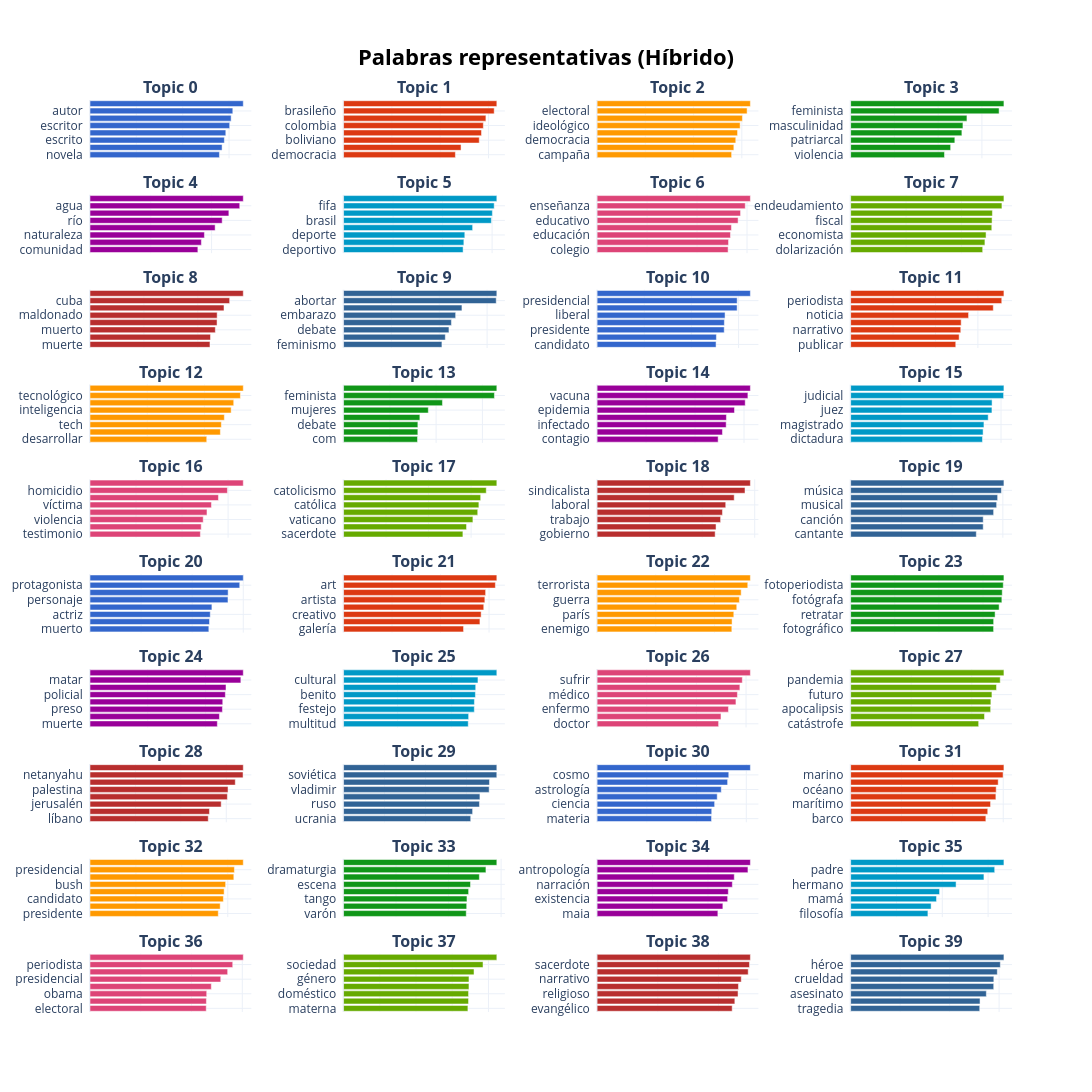

The cell this chart's notebook holds for it:
### Code cell
# Graficamos los 30 tópicos resultantes de la reducción automática
topicos_palabras(
    topic_model, 
    df, 
    topics_reducidos, 
    ruta_html=GRAFICOS_DIR / "01_barchart_topicos_30.html"
)

### Figure 1 — Plotly figure (JSON) as saved in the notebook; plotly's stock layout.template omitted (floating-point values rounded to 4 significant figures)
{"data": [{"hovertemplate": "<b>Término:</b> %{y}<br><b>Relevancia:</b> %{x:.3f}<extra></extra>", "marker": {"color": "#3366CC"}, "orientation": "h", "type": "bar", "x": [0.5585, 0.5699, 0.5798, 0.586, 0.6027, 0.609, 0.6162, 0.6614], "xaxis": "x", "y": ["novela  ", "libro  ", "escrito  ", "poeta  ", "escritor  ", "literatura  ", "autor  ", "literario  "], "yaxis": "y"}, {"hovertemplate": "<b>Término:</b> %{y}<br><b>Relevancia:</b> %{x:.3f}<extra></extra>", "marker": {"color": "#DC3912"}, "orientation": "h", "type": "bar", "x": [0.4627, 0.4862, 0.5615, 0.5708, 0.5784, 0.589, 0.6233, 0.6343], "xaxis": "x2", "y": ["democracia  ", "chile  ", "boliviano  ", "bolivia  ", "colombia  ", "venezuela  ", "brasileño  ", "brasil  "], "yaxis": "y2"}, {"hovertemplate": "<b>Término:</b> %{y}<br><b>Relevancia:</b> %{x:.3f}<extra></extra>", "marker": {"color": "#FF9900"}, "orientation": "h", "type": "bar", "x": [0.5578, 0.5669, 0.575, 0.5823, 0.593, 0.6025, 0.6219, 0.6355], "xaxis": "x3", "y": ["campaña  ", "electorado  ", "democracia  ", "democrático  ", "ideológico  ", "oposición  ", "electoral  ", "candidato  "], "yaxis": "y3"}, {"hovertemplate": "<b>Término:</b> %{y}<br><b>Relevancia:</b> %{x:.3f}<extra></extra>", "marker": {"color": "#109618"}, "orientation": "h", "type": "bar", "x": [0.4288, 0.457, 0.4762, 0.5085, 0.5133, 0.5315, 0.6785, 0.7006], "xaxis": "x4", "y": ["violencia  ", "opresión  ", "patriarcal  ", "machismo  ", "masculinidad  ", "patriarcado  ", "feminista  ", "feminismo  "], "yaxis": "y4"}, {"hovertemplate": "<b>Término:</b> %{y}<br><b>Relevancia:</b> %{x:.3f}<extra></extra>", "marker": {"color": "#990099"}, "orientation": "h", "type": "bar", "x": [0.3549, 0.3664, 0.3765, 0.4117, 0.4349, 0.4568, 0.4927, 0.5043], "xaxis": "x5", "y": ["comunidad  ", "climático  ", "naturaleza  ", "proyecto  ", "río  ", "ambiente  ", "agua  ", "ambiental  "], "yaxis": "y5"}, {"hovertemplate": "<b>Término:</b> %{y}<br><b>Relevancia:</b> %{x:.3f}<extra></extra>", "marker": {"color": "#0099C6"}, "orientation": "h", "type": "bar", "x": [0.4828, 0.4859, 0.4897, 0.5213, 0.597, 0.601, 0.6084, 0.619], "xaxis": "x6", "y": ["deportivo  ", "campeón  ", "deporte  ", "barcelona  ", "brasil  ", "fútbol  ", "fifa  ", "futbolista  "], "yaxis": "y6"}, {"hovertemplate": "<b>Término:</b> %{y}<br><b>Relevancia:</b> %{x:.3f}<extra></extra>", "marker": {"color": "#DD4477"}, "orientation": "h", "type": "bar", "x": [0.5243, 0.526, 0.5338, 0.5377, 0.5643, 0.5742, 0.593, 0.6135], "xaxis": "x7", "y": ["colegio  ", "docente  ", "educación  ", "enseñar  ", "educativo  ", "escolar  ", "enseñanza  ", "pedagógico  "], "yaxis": "y7"}, {"hovertemplate": "<b>Término:</b> %{y}<br><b>Relevancia:</b> %{x:.3f}<extra></extra>", "marker": {"color": "#66AA00"}, "orientation": "h", "type": "bar", "x": [0.4765, 0.4846, 0.4887, 0.5093, 0.5104, 0.5116, 0.5459, 0.5532], "xaxis": "x8", "y": ["dolarización  ", "inflación  ", "economista  ", "monetario  ", "fiscal  ", "déficit  ", "endeudamiento  ", "deuda  "], "yaxis": "y8"}, {"hovertemplate": "<b>Término:</b> %{y}<br><b>Relevancia:</b> %{x:.3f}<extra></extra>", "marker": {"color": "#B82E2E"}, "orientation": "h", "type": "bar", "x": [0.4452, 0.4472, 0.4651, 0.4714, 0.4718, 0.4972, 0.5182, 0.5688], "xaxis": "x9", "y": ["muerte  ", "santiago  ", "muerto  ", "carlos  ", "maldonado  ", "chile  ", "cuba  ", "cubano  "], "yaxis": "y9"}, {"hovertemplate": "<b>Término:</b> %{y}<br><b>Relevancia:</b> %{x:.3f}<extra></extra>", "marker": {"color": "#316395"}, "orientation": "h", "type": "bar", "x": [0.4111, 0.4253, 0.4405, 0.4509, 0.4685, 0.4948, 0.6381, 0.6407], "xaxis": "x10", "y": ["feminismo  ", "maternidad  ", "debate  ", "embarazado  ", "embarazo  ", "anticonceptivo  ", "abortar  ", "aborto  "], "yaxis": "y10"}, {"hovertemplate": "<b>Término:</b> %{y}<br><b>Relevancia:</b> %{x:.3f}<extra></extra>", "marker": {"color": "#3366CC"}, "orientation": "h", "type": "bar", "x": [0.5046, 0.506, 0.5391, 0.5397, 0.5427, 0.5938, 0.5941, 0.6501], "xaxis": "x11", "y": ["candidato  ", "campaña  ", "presidente  ", "democracia  ", "liberal  ", "dictadura  ", "presidencial  ", "libertario  "], "yaxis": "y11"}, {"hovertemplate": "<b>Término:</b> %{y}<br><b>Relevancia:</b> %{x:.3f}<extra></extra>", "marker": {"color": "#DC3912"}, "orientation": "h", "type": "bar", "x": [0.4956, 0.5116, 0.5193, 0.5212, 0.5561, 0.6726, 0.7125, 0.7228], "xaxis": "x12", "y": ["publicar  ", "news  ", "narrativo  ", "periodismo  ", "noticia  ", "mediático  ", "periodista  ", "periodístico  "], "yaxis": "y12"}, {"hovertemplate": "<b>Término:</b> %{y}<br><b>Relevancia:</b> %{x:.3f}<extra></extra>", "marker": {"color": "#FF9900"}, "orientation": "h", "type": "bar", "x": [0.408, 0.4556, 0.4591, 0.4695, 0.4934, 0.5023, 0.5257, 0.5357], "xaxis": "x13", "y": ["desarrollar  ", "inteligente  ", "tech  ", "futuro  ", "inteligencia  ", "tecnología  ", "tecnológico  ", "innovación  "], "yaxis": "y13"}, {"hovertemplate": "<b>Término:</b> %{y}<br><b>Relevancia:</b> %{x:.3f}<extra></extra>", "marker": {"color": "#109618"}, "orientation": "h", "type": "bar", "x": [0.3197, 0.321, 0.3212, 0.3299, 0.3663, 0.4275, 0.652, 0.6625], "xaxis": "x14", "y": ["com  ", "patriarcal  ", "debate  ", "agenda  ", "mujeres  ", "democracia  ", "feminista  ", "feminismo  "], "yaxis": "y14"}, {"hovertemplate": "<b>Término:</b> %{y}<br><b>Relevancia:</b> %{x:.3f}<extra></extra>", "marker": {"color": "#990099"}, "orientation": "h", "type": "bar", "x": [0.4943, 0.5119, 0.5272, 0.5282, 0.5611, 0.605, 0.6159, 0.626], "xaxis": "x15", "y": ["contagio  ", "coronavirus  ", "infectado  ", "pandemia  ", "epidemia  ", "vacunación  ", "vacuna  ", "vacunar  "], "yaxis": "y15"}, {"hovertemplate": "<b>Término:</b> %{y}<br><b>Relevancia:</b> %{x:.3f}<extra></extra>", "marker": {"color": "#0099C6"}, "orientation": "h", "type": "bar", "x": [0.5259, 0.5285, 0.5318, 0.5488, 0.5637, 0.5643, 0.6103, 0.6116], "xaxis": "x16", "y": ["dictadura  ", "sentencia  ", "magistrado  ", "condena  ", "juez  ", "tribunal  ", "judicial  ", "justicia  "], "yaxis": "y16"}, {"hovertemplate": "<b>Término:</b> %{y}<br><b>Relevancia:</b> %{x:.3f}<extra></extra>", "marker": {"color": "#DD4477"}, "orientation": "h", "type": "bar", "x": [0.4797, 0.4833, 0.4919, 0.5083, 0.5278, 0.5581, 0.5971, 0.666], "xaxis": "x17", "y": ["testimonio  ", "comisaría  ", "violencia  ", "condena  ", "víctima  ", "condenar  ", "homicidio  ", "asesino  "], "yaxis": "y17"}, {"hovertemplate": "<b>Término:</b> %{y}<br><b>Relevancia:</b> %{x:.3f}<extra></extra>", "marker": {"color": "#66AA00"}, "orientation": "h", "type": "bar", "x": [0.5615, 0.5786, 0.6085, 0.6313, 0.6367, 0.6451, 0.6713, 0.7211], "xaxis": "x18", "y": ["sacerdote  ", "jesuita  ", "vaticano  ", "católico  ", "católica  ", "arzobispo  ", "catolicismo  ", "papal  "], "yaxis": "y18"}, {"hovertemplate": "<b>Término:</b> %{y}<br><b>Relevancia:</b> %{x:.3f}<extra></extra>", "marker": {"color": "#B82E2E"}, "orientation": "h", "type": "bar", "x": [0.4493, 0.4528, 0.4701, 0.4772, 0.4896, 0.5219, 0.563, 0.5835], "xaxis": "x19", "y": ["gobierno  ", "sindical  ", "trabajo  ", "desempleo  ", "laboral  ", "reforma  ", "sindicalista  ", "sindicalismo  "], "yaxis": "y19"}, {"hovertemplate": "<b>Término:</b> %{y}<br><b>Relevancia:</b> %{x:.3f}<extra></extra>", "marker": {"color": "#316395"}, "orientation": "h", "type": "bar", "x": [0.4953, 0.5224, 0.5225, 0.5635, 0.5754, 0.5793, 0.5944, 0.6042], "xaxis": "x20", "y": ["cantante  ", "solista  ", "canción  ", "músico  ", "musical  ", "melodía  ", "música  ", "music  "], "yaxis": "y20"}, {"hovertemplate": "<b>Término:</b> %{y}<br><b>Relevancia:</b> %{x:.3f}<extra></extra>", "marker": {"color": "#3366CC"}, "orientation": "h", "type": "bar", "x": [0.4652, 0.4678, 0.4708, 0.4772, 0.5402, 0.5408, 0.5862, 0.6001], "xaxis": "x21", "y": ["muerto  ", "libro  ", "actriz  ", "morir  ", "personaje  ", "película  ", "protagonista  ", "ficción  "], "yaxis": "y21"}, {"hovertemplate": "<b>Término:</b> %{y}<br><b>Relevancia:</b> %{x:.3f}<extra></extra>", "marker": {"color": "#DC3912"}, "orientation": "h", "type": "bar", "x": [0.4949, 0.5624, 0.5674, 0.5782, 0.5827, 0.5859, 0.6261, 0.6321], "xaxis": "x22", "y": ["galería  ", "estético  ", "creativo  ", "artístico  ", "artista  ", "estética  ", "art  ", "arte  "], "yaxis": "y22"}, {"hovertemplate": "<b>Término:</b> %{y}<br><b>Relevancia:</b> %{x:.3f}<extra></extra>", "marker": {"color": "#FF9900"}, "orientation": "h", "type": "bar", "x": [0.4591, 0.4599, 0.4658, 0.4758, 0.4847, 0.4909, 0.5134, 0.5223], "xaxis": "x23", "y": ["enemigo  ", "europea  ", "parís  ", "terrorismo  ", "guerra  ", "europa  ", "terrorista  ", "siria  "], "yaxis": "y23"}, {"hovertemplate": "<b>Término:</b> %{y}<br><b>Relevancia:</b> %{x:.3f}<extra></extra>", "marker": {"color": "#109618"}, "orientation": "h", "type": "bar", "x": [0.648, 0.6482, 0.6548, 0.6731, 0.6855, 0.6872, 0.6918, 0.6949], "xaxis": "x24", "y": ["fotográfico  ", "fotografía  ", "retratar  ", "fotografiar  ", "fotógrafa  ", "fotógrafo  ", "fotoperiodista  ", "fotoperiodismo  "], "yaxis": "y24"}, {"hovertemplate": "<b>Término:</b> %{y}<br><b>Relevancia:</b> %{x:.3f}<extra></extra>", "marker": {"color": "#990099"}, "orientation": "h", "type": "bar", "x": [0.4412, 0.4485, 0.4588, 0.46, 0.469, 0.4712, 0.5227, 0.5311], "xaxis": "x25", "y": ["muerte  ", "policía  ", "preso  ", "morir  ", "policial  ", "detenido  ", "matar  ", "asesinato  "], "yaxis": "y25"}, {"hovertemplate": "<b>Término:</b> %{y}<br><b>Relevancia:</b> %{x:.3f}<extra></extra>", "marker": {"color": "#0099C6"}, "orientation": "h", "type": "bar", "x": [0.4614, 0.4629, 0.4839, 0.4843, 0.488, 0.489, 0.4974, 0.5672], "xaxis": "x26", "y": ["multitud  ", "hombre  ", "festejo  ", "charrúa  ", "benito  ", "cultura  ", "cultural  ", "pueblo  "], "yaxis": "y26"}, {"hovertemplate": "<b>Término:</b> %{y}<br><b>Relevancia:</b> %{x:.3f}<extra></extra>", "marker": {"color": "#DD4477"}, "orientation": "h", "type": "bar", "x": [0.4895, 0.4991, 0.5291, 0.5593, 0.5652, 0.5751, 0.5849, 0.6175], "xaxis": "x27", "y": ["doctor  ", "clínico  ", "enfermo  ", "médica  ", "médico  ", "hospital  ", "sufrir  ", "paciente  "], "yaxis": "y27"}, {"hovertemplate": "<b>Término:</b> %{y}<br><b>Relevancia:</b> %{x:.3f}<extra></extra>", "marker": {"color": "#66AA00"}, "orientation": "h", "type": "bar", "x": [0.4229, 0.4421, 0.4625, 0.4632, 0.4667, 0.4818, 0.4941, 0.5063], "xaxis": "x28", "y": ["catástrofe  ", "teoría  ", "apocalipsis  ", "pensamiento  ", "futuro  ", "crisis  ", "pandemia  ", "filósofo  "], "yaxis": "y28"}, {"hovertemplate": "<b>Término:</b> %{y}<br><b>Relevancia:</b> %{x:.3f}<extra></extra>", "marker": {"color": "#B82E2E"}, "orientation": "h", "type": "bar", "x": [0.5207, 0.526, 0.5776, 0.6049, 0.6078, 0.6396, 0.6739, 0.6749], "xaxis": "x29", "y": ["líbano  ", "holocausto  ", "jerusalén  ", "palestino  ", "palestina  ", "israelí  ", "netanyahu  ", "israel  "], "yaxis": "y29"}, {"hovertemplate": "<b>Término:</b> %{y}<br><b>Relevancia:</b> %{x:.3f}<extra></extra>", "marker": {"color": "#316395"}, "orientation": "h", "type": "bar", "x": [0.6209, 0.6302, 0.6636, 0.6659, 0.7109, 0.7125, 0.7483, 0.7484], "xaxis": "x30", "y": ["ucrania  ", "stalin  ", "ruso  ", "kremlin  ", "vladimir  ", "rusia  ", "soviética  ", "soviético  "], "yaxis": "y30"}, {"hovertemplate": "<b>Término:</b> %{y}<br><b>Relevancia:</b> %{x:.3f}<extra></extra>", "marker": {"color": "#3366CC"}, "orientation": "h", "type": "bar", "x": [0.4602, 0.461, 0.4727, 0.483, 0.4993, 0.5249, 0.5295, 0.6164], "xaxis": "x31", "y": ["materia  ", "teoría  ", "ciencia  ", "científico  ", "astrología  ", "universo  ", "cosmo  ", "astrónomo  "], "yaxis": "y31"}, {"hovertemplate": "<b>Término:</b> %{y}<br><b>Relevancia:</b> %{x:.3f}<extra></extra>", "marker": {"color": "#DC3912"}, "orientation": "h", "type": "bar", "x": [0.5316, 0.5391, 0.5501, 0.571, 0.5723, 0.5802, 0.5994, 0.6027], "xaxis": "x32", "y": ["barco  ", "embarcación  ", "marítimo  ", "naval  ", "océano  ", "naufragio  ", "marino  ", "submarino  "], "yaxis": "y32"}, {"hovertemplate": "<b>Término:</b> %{y}<br><b>Relevancia:</b> %{x:.3f}<extra></extra>", "marker": {"color": "#FF9900"}, "orientation": "h", "type": "bar", "x": [0.5587, 0.567, 0.5809, 0.5843, 0.5907, 0.6264, 0.629, 0.6676], "xaxis": "x33", "y": ["presidente  ", "electoral  ", "candidato  ", "demócrata  ", "bush  ", "trump  ", "presidencial  ", "republicano  "], "yaxis": "y33"}, {"hovertemplate": "<b>Término:</b> %{y}<br><b>Relevancia:</b> %{x:.3f}<extra></extra>", "marker": {"color": "#109618"}, "orientation": "h", "type": "bar", "x": [0.4673, 0.469, 0.4701, 0.4763, 0.4836, 0.5172, 0.5423, 0.5838], "xaxis": "x34", "y": ["varón  ", "personaje  ", "tango  ", "artístico  ", "escena  ", "bailarina  ", "dramaturgia  ", "bailarín  "], "yaxis": "y34"}, {"hovertemplate": "<b>Término:</b> %{y}<br><b>Relevancia:</b> %{x:.3f}<extra></extra>", "marker": {"color": "#990099"}, "orientation": "h", "type": "bar", "x": [0.4358, 0.4538, 0.4711, 0.4735, 0.4881, 0.4951, 0.5444, 0.5532], "xaxis": "x35", "y": ["maia  ", "extinción  ", "existencia  ", "ficción  ", "narración  ", "explorador  ", "antropología  ", "selva  "], "yaxis": "y35"}, {"hovertemplate": "<b>Término:</b> %{y}<br><b>Relevancia:</b> %{x:.3f}<extra></extra>", "marker": {"color": "#0099C6"}, "orientation": "h", "type": "bar", "x": [0.3373, 0.3512, 0.3749, 0.3882, 0.4603, 0.5819, 0.6289, 0.6692], "xaxis": "x36", "y": ["filosofía  ", "filosofar  ", "mamá  ", "hombre  ", "hermano  ", "abuelo  ", "padre  ", "papá  "], "yaxis": "y36"}, {"hovertemplate": "<b>Término:</b> %{y}<br><b>Relevancia:</b> %{x:.3f}<extra></extra>", "marker": {"color": "#DD4477"}, "orientation": "h", "type": "bar", "x": [0.4579, 0.4586, 0.4598, 0.4779, 0.5151, 0.5424, 0.5623, 0.6039], "xaxis": "x37", "y": ["electoral  ", "ideológico  ", "obama  ", "trump  ", "presidencial  ", "noticia  ", "periodista  ", "periodístico  "], "yaxis": "y37"}, {"hovertemplate": "<b>Término:</b> %{y}<br><b>Relevancia:</b> %{x:.3f}<extra></extra>", "marker": {"color": "#66AA00"}, "orientation": "h", "type": "bar", "x": [0.3433, 0.345, 0.3451, 0.3462, 0.3462, 0.3602, 0.3851, 0.4232], "xaxis": "x38", "y": ["materna  ", "mujer  ", "doméstico  ", "desigualdad  ", "género  ", "maternal  ", "sociedad  ", "maternidad  "], "yaxis": "y38"}, {"hovertemplate": "<b>Término:</b> %{y}<br><b>Relevancia:</b> %{x:.3f}<extra></extra>", "marker": {"color": "#B82E2E"}, "orientation": "h", "type": "bar", "x": [0.4453, 0.454, 0.4646, 0.4659, 0.4752, 0.4981, 0.5022, 0.5053], "xaxis": "x39", "y": ["evangélico  ", "protagonista  ", "religioso  ", "narración  ", "narrativo  ", "melodrama  ", "sacerdote  ", "ficción  "], "yaxis": "y39"}, {"hovertemplate": "<b>Término:</b> %{y}<br><b>Relevancia:</b> %{x:.3f}<extra></extra>", "marker": {"color": "#316395"}, "orientation": "h", "type": "bar", "x": [0.5217, 0.523, 0.5485, 0.5783, 0.5788, 0.5928, 0.605, 0.6196], "xaxis": "x40", "y": ["tragedia  ", "matar  ", "asesinato  ", "superhéroe  ", "crueldad  ", "asesinar  ", "héroe  ", "asesino  "], "yaxis": "y40"}], "layout": {"annotations": [{"font": {"size": 16}, "showarrow": false, "text": "<b>Topic 0</b>", "x": 0.0875, "xanchor": "center", "xref": "paper", "y": 1, "yanchor": "bottom", "yref": "paper"}, {"font": {"size": 16}, "showarrow": false, "text": "<b>Topic 1</b>", "x": 0.3625, "xanchor": "center", "xref": "paper", "y": 1, "yanchor": "bottom", "yref": "paper"}, {"font": {"size": 16}, "showarrow": false, "text": "<b>Topic 2</b>", "x": 0.6375, "xanchor": "center", "xref": "paper", "y": 1, "yanchor": "bottom", "yref": "paper"}, {"font": {"size": 16}, "showarrow": false, "text": "<b>Topic 3</b>", "x": 0.9125, "xanchor": "center", "xref": "paper", "y": 1, "yanchor": "bottom", "yref": "paper"}, {"font": {"size": 16}, "showarrow": false, "text": "<b>Topic 4</b>", "x": 0.0875, "xanchor": "center", "xref": "paper", "y": 0.896, "yanchor": "bottom", "yref": "paper"}, {"font": {"size": 16}, "showarrow": false, "text": "<b>Topic 5</b>", "x": 0.3625, "xanchor": "center", "xref": "paper", "y": 0.896, "yanchor": "bottom", "yref": "paper"}, {"font": {"size": 16}, "showarrow": false, "text": "<b>Topic 6</b>", "x": 0.6375, "xanchor": "center", "xref": "paper", "y": 0.896, "yanchor": "bottom", "yref": "paper"}, {"font": {"size": 16}, "showarrow": false, "text": "<b>Topic 7</b>", "x": 0.9125, "xanchor": "center", "xref": "paper", "y": 0.896, "yanchor": "bottom", "yref": "paper"}, {"font": {"size": 16}, "showarrow": false, "text": "<b>Topic 8</b>", "x": 0.0875, "xanchor": "center", "xref": "paper", "y": 0.792, "yanchor": "bottom", "yref": "paper"}, {"font": {"size": 16}, "showarrow": false, "text": "<b>Topic 9</b>", "x": 0.3625, "xanchor": "center", "xref": "paper", "y": 0.792, "yanchor": "bottom", "yref": "paper"}, {"font": {"size": 16}, "showarrow": false, "text": "<b>Topic 10</b>", "x": 0.6375, "xanchor": "center", "xref": "paper", "y": 0.792, "yanchor": "bottom", "yref": "paper"}, {"font": {"size": 16}, "showarrow": false, "text": "<b>Topic 11</b>", "x": 0.9125, "xanchor": "center", "xref": "paper", "y": 0.792, "yanchor": "bottom", "yref": "paper"}, {"font": {"size": 16}, "showarrow": false, "text": "<b>Topic 12</b>", "x": 0.0875, "xanchor": "center", "xref": "paper", "y": 0.688, "yanchor": "bottom", "yref": "paper"}, {"font": {"size": 16}, "showarrow": false, "text": "<b>Topic 13</b>", "x": 0.3625, "xanchor": "center", "xref": "paper", "y": 0.688, "yanchor": "bottom", "yref": "paper"}, {"font": {"size": 16}, "showarrow": false, "text": "<b>Topic 14</b>", "x": 0.6375, "xanchor": "center", "xref": "paper", "y": 0.688, "yanchor": "bottom", "yref": "paper"}, {"font": {"size": 16}, "showarrow": false, "text": "<b>Topic 15</b>", "x": 0.9125, "xanchor": "center", "xref": "paper", "y": 0.688, "yanchor": "bottom", "yref": "paper"}, {"font": {"size": 16}, "showarrow": false, "text": "<b>Topic 16</b>", "x": 0.0875, "xanchor": "center", "xref": "paper", "y": 0.584, "yanchor": "bottom", "yref": "paper"}, {"font": {"size": 16}, "showarrow": false, "text": "<b>Topic 17</b>", "x": 0.3625, "xanchor": "center", "xref": "paper", "y": 0.584, "yanchor": "bottom", "yref": "paper"}, {"font": {"size": 16}, "showarrow": false, "text": "<b>Topic 18</b>", "x": 0.6375, "xanchor": "center", "xref": "paper", "y": 0.584, "yanchor": "bottom", "yref": "paper"}, {"font": {"size": 16}, "showarrow": false, "text": "<b>Topic 19</b>", "x": 0.9125, "xanchor": "center", "xref": "paper", "y": 0.584, "yanchor": "bottom", "yref": "paper"}, {"font": {"size": 16}, "showarrow": false, "text": "<b>Topic 20</b>", "x": 0.0875, "xanchor": "center", "xref": "paper", "y": 0.48, "yanchor": "bottom", "yref": "paper"}, {"font": {"size": 16}, "showarrow": false, "text": "<b>Topic 21</b>", "x": 0.3625, "xanchor": "center", "xref": "paper", "y": 0.48, "yanchor": "bottom", "yref": "paper"}, {"font": {"size": 16}, "showarrow": false, "text": "<b>Topic 22</b>", "x": 0.6375, "xanchor": "center", "xref": "paper", "y": 0.48, "yanchor": "bottom", "yref": "paper"}, {"font": {"size": 16}, "showarrow": false, "text": "<b>Topic 23</b>", "x": 0.9125, "xanchor": "center", "xref": "paper", "y": 0.48, "yanchor": "bottom", "yref": "paper"}, {"font": {"size": 16}, "showarrow": false, "text": "<b>Topic 24</b>", "x": 0.0875, "xanchor": "center", "xref": "paper", "y": 0.376, "yanchor": "bottom", "yref": "paper"}, {"font": {"size": 16}, "showarrow": false, "text": "<b>Topic 25</b>", "x": 0.3625, "xanchor": "center", "xref": "paper", "y": 0.376, "yanchor": "bottom", "yref": "paper"}, {"font": {"size": 16}, "showarrow": false, "text": "<b>Topic 26</b>", "x": 0.6375, "xanchor": "center", "xref": "paper", "y": 0.376, "yanchor": "bottom", "yref": "paper"}, {"font": {"size": 16}, "showarrow": false, "text": "<b>Topic 27</b>", "x": 0.9125, "xanchor": "center", "xref": "paper", "y": 0.376, "yanchor": "bottom", "yref": "paper"}, {"font": {"size": 16}, "showarrow": false, "text": "<b>Topic 28</b>", "x": 0.0875, "xanchor": "center", "xref": "paper", "y": 0.272, "yanchor": "bottom", "yref": "paper"}, {"font": {"size": 16}, "showarrow": false, "text": "<b>Topic 29</b>", "x": 0.3625, "xanchor": "center", "xref": "paper", "y": 0.272, "yanchor": "bottom", "yref": "paper"}, {"font": {"size": 16}, "showarrow": false, "text": "<b>Topic 30</b>", "x": 0.6375, "xanchor": "center", "xref": "paper", "y": 0.272, "yanchor": "bottom", "yref": "paper"}, {"font": {"size": 16}, "showarrow": false, "text": "<b>Topic 31</b>", "x": 0.9125, "xanchor": "center", "xref": "paper", "y": 0.272, "yanchor": "bottom", "yref": "paper"}, {"font": {"size": 16}, "showarrow": false, "text": "<b>Topic 32</b>", "x": 0.0875, "xanchor": "center", "xref": "paper", "y": 0.168, "yanchor": "bottom", "yref": "paper"}, {"font": {"size": 16}, "showarrow": false, "text": "<b>Topic 33</b>", "x": 0.3625, "xanchor": "center", "xref": "paper", "y": 0.168, "yanchor": "bottom", "yref": "paper"}, {"font": {"size": 16}, "showarrow": false, "text": "<b>Topic 34</b>", "x": 0.6375, "xanchor": "center", "xref": "paper", "y": 0.168, "yanchor": "bottom", "yref": "paper"}, {"font": {"size": 16}, "showarrow": false, "text": "<b>Topic 35</b>", "x": 0.9125, "xanchor": "center", "xref": "paper", "y": 0.168, "yanchor": "bottom", "yref": "paper"}, {"font": {"size": 16}, "showarrow": false, "text": "<b>Topic 36</b>", "x": 0.0875, "xanchor": "center", "xref": "paper", "y": 0.064, "yanchor": "bottom", "yref": "paper"}, {"font": {"size": 16}, "showarrow": false, "text": "<b>Topic 37</b>", "x": 0.3625, "xanchor": "center", "xref": "paper", "y": 0.064, "yanchor": "bottom", "yref": "paper"}, {"font": {"size": 16}, "showarrow": false, "text": "<b>Topic 38</b>", "x": 0.6375, "xanchor": "center", "xref": "paper", "y": 0.064, "yanchor": "bottom", "yref": "paper"}, {"font": {"size": 16}, "showarrow": false, "text": "<b>Topic 39</b>", "x": 0.9125, "xanchor": "center", "xref": "paper", "y": 0.064, "yanchor": "bottom", "yref": "paper"}], "height": 3000, "hoverlabel": {"bgcolor": "white", "font": {"family": "Rockwell", "size": 16}}, "paper_bgcolor": "#ffffff", "plot_bgcolor": "rgba(0,0,0,0)", "showlegend": false, "title": {"font": {"color": "Black", "size": 22}, "text": "<b>Palabras representativas (Híbrido)</b>", "x": 0.5, "xanchor": "center", "yanchor": "top"}, "width": 1300, "xaxis": {"anchor": "y", "domain": [0, 0.175], "showgrid": true, "showticklabels": false, "title": {"text": ""}}, "xaxis10": {"anchor": "y10", "domain": [0.275, 0.45], "showgrid": true, "showticklabels": false, "title": {"text": ""}}, "xaxis11": {"anchor": "y11", "domain": [0.55, 0.725], "showgrid": true, "showticklabels": false, "title": {"text": ""}}, "xaxis12": {"anchor": "y12", "domain": [0.825, 1], "showgrid": true, "showticklabels": false, "title": {"text": ""}}, "xaxis13": {"anchor": "y13", "domain": [0, 0.175], "showgrid": true, "showticklabels": false, "title": {"text": ""}}, "xaxis14": {"anchor": "y14", "domain": [0.275, 0.45], "showgrid": true, "showticklabels": false, "title": {"text": ""}}, "xaxis15": {"anchor": "y15", "domain": [0.55, 0.725], "showgrid": true, "showticklabels": false, "title": {"text": ""}}, "xaxis16": {"anchor": "y16", "domain": [0.825, 1], "showgrid": true, "showticklabels": false, "title": {"text": ""}}, "xaxis17": {"anchor": "y17", "domain": [0, 0.175], "showgrid": true, "showticklabels": false, "title": {"text": ""}}, "xaxis18": {"anchor": "y18", "domain": [0.275, 0.45], "showgrid": true, "showticklabels": false, "title": {"text": ""}}, "xaxis19": {"anchor": "y19", "domain": [0.55, 0.725], "showgrid": true, "showticklabels": false, "title": {"text": ""}}, "xaxis2": {"anchor": "y2", "domain": [0.275, 0.45], "showgrid": true, "showticklabels": false, "title": {"text": ""}}, "xaxis20": {"anchor": "y20", "domain": [0.825, 1], "showgrid": true, "showticklabels": false, "title": {"text": ""}}, "xaxis21": {"anchor": "y21", "domain": [0, 0.175], "showgrid": true, "showticklabels": false, "title": {"text": ""}}, "xaxis22": {"anchor": "y22", "domain": [0.275, 0.45], "showgrid": true, "showticklabels": false, "title": {"text": ""}}, "xaxis23": {"anchor": "y23", "domain": [0.55, 0.725], "showgrid": true, "showticklabels": false, "title": {"text": ""}}, "xaxis24": {"anchor": "y24", "domain": [0.825, 1], "showgrid": true, "showticklabels": false, "title": {"text": ""}}, "xaxis25": {"anchor": "y25", "domain": [0, 0.175], "showgrid": true, "showticklabels": false, "title": {"text": ""}}, "xaxis26": {"anchor": "y26", "domain": [0.275, 0.45], "showgrid": true, "showticklabels": false, "title": {"text": ""}}, "xaxis27": {"anchor": "y27", "domain": [0.55, 0.725], "showgrid": true, "showticklabels": false, "title": {"text": ""}}, "xaxis28": {"anchor": "y28", "domain": [0.825, 1], "showgrid": true, "showticklabels": false, "title": {"text": ""}}, "xaxis29": {"anchor": "y29", "domain": [0, 0.175], "showgrid": true, "showticklabels": false, "title": {"text": ""}}, "xaxis3": {"anchor": "y3", "domain": [0.55, 0.725], "showgrid": true, "showticklabels": false, "title": {"text": ""}}, "xaxis30": {"anchor": "y30", "domain": [0.275, 0.45], "showgrid": true, "showticklabels": false, "title": {"text": ""}}, "xaxis31": {"anchor": "y31", "domain": [0.55, 0.725], "showgrid": true, "showticklabels": false, "title": {"text": ""}}, "xaxis32": {"anchor": "y32", "domain": [0.825, 1], "showgrid": true, "showticklabels": false, "title": {"text": ""}}, "xaxis33": {"anchor": "y33", "domain": [0, 0.175], "showgrid": true, "showticklabels": false, "title": {"text": ""}}, "xaxis34": {"anchor": "y34", "domain": [0.275, 0.45], "showgrid": true, "showticklabels": false, "title": {"text": ""}}, "xaxis35": {"anchor": "y35", "domain": [0.55, 0.725], "showgrid": true, "showticklabels": false, "title": {"text": ""}}, "xaxis36": {"anchor": "y36", "domain": [0.825, 1], "showgrid": true, "showticklabels": false, "title": {"text": ""}}, "xaxis37": {"anchor": "y37", "domain": [0, 0.175], "showgrid": true, "showticklabels": false, "title": {"text": ""}}, "xaxis38": {"anchor": "y38", "domain": [0.275, 0.45], "showgrid": true, "showticklabels": false, "title": {"text": ""}}, "xaxis39": {"anchor": "y39", "domain": [0.55, 0.725], "showgrid": true, "showticklabels": false, "title": {"text": ""}}, "xaxis4": {"anchor": "y4", "domain": [0.825, 1], "showgrid": true, "showticklabels": false, "title": {"text": ""}}, "xaxis40": {"anchor": "y40", "domain": [0.825, 1], "showgrid": true, "showticklabels": false, "title": {"text": ""}}, "xaxis5": {"anchor": "y5", "domain": [0, 0.175], "showgrid": true, "showticklabels": false, "title": {"text": ""}}, "xaxis6": {"anchor": "y6", "domain": [0.275, 0.45], "showgrid": true, "showticklabels": false, "title": {"text": ""}}, "xaxis7": {"anchor": "y7", "domain": [0.55, 0.725], "showgrid": true, "showticklabels": false, "title": {"text": ""}}, "xaxis8": {"anchor": "y8", "domain": [0.825, 1], "showgrid": true, "showticklabels": false, "title": {"text": ""}}, "xaxis9": {"anchor": "y9", "domain": [0, 0.175], "showgrid": true, "showticklabels": false, "title": {"text": ""}}, "yaxis": {"anchor": "x", "domain": [0.936, 1], "showgrid": true}, "yaxis10": {"anchor": "x10", "domain": [0.728, 0.792], "showgrid": true}, "yaxis11": {"anchor": "x11", "domain": [0.728, 0.792], "showgrid": true}, "yaxis12": {"anchor": "x12", "domain": [0.728, 0.792], "showgrid": true}, "yaxis13": {"anchor": "x13", "domain": [0.624, 0.688], "showgrid": true}, "yaxis14": {"anchor": "x14", "domain": [0.624, 0.688], "showgrid": true}, "yaxis15": {"anchor": "x15", "domain": [0.624, 0.688], "showgrid": true}, "yaxis16": {"anchor": "x16", "domain": [0.624, 0.688], "showgrid": true}, "yaxis17": {"anchor": "x17", "domain": [0.52, 0.584], "showgrid": true}, "yaxis18": {"anchor": "x18", "domain": [0.52, 0.584], "showgrid": true}, "yaxis19": {"anchor": "x19", "domain": [0.52, 0.584], "showgrid": true}, "yaxis2": {"anchor": "x2", "domain": [0.936, 1], "showgrid": true}, "yaxis20": {"anchor": "x20", "domain": [0.52, 0.584], "showgrid": true}, "yaxis21": {"anchor": "x21", "domain": [0.416, 0.48], "showgrid": true}, "yaxis22": {"anchor": "x22", "domain": [0.416, 0.48], "showgrid": true}, "yaxis23": {"anchor": "x23", "domain": [0.416, 0.48], "showgrid": true}, "yaxis24": {"anchor": "x24", "domain": [0.416, 0.48], "showgrid": true}, "yaxis25": {"anchor": "x25", "domain": [0.312, 0.376], "showgrid": true}, "yaxis26": {"anchor": "x26", "domain": [0.312, 0.376], "showgrid": true}, "yaxis27": {"anchor": "x27", "domain": [0.312, 0.376], "showgrid": true}, "yaxis28": {"anchor": "x28", "domain": [0.312, 0.376], "showgrid": true}, "yaxis29": {"anchor": "x29", "domain": [0.208, 0.272], "showgrid": true}, "yaxis3": {"anchor": "x3", "domain": [0.936, 1], "showgrid": true}, "yaxis30": {"anchor": "x30", "domain": [0.208, 0.272], "showgrid": true}, "yaxis31": {"anchor": "x31", "domain": [0.208, 0.272], "showgrid": true}, "yaxis32": {"anchor": "x32", "domain": [0.208, 0.272], "showgrid": true}, "yaxis33": {"anchor": "x33", "domain": [0.104, 0.168], "showgrid": true}, "yaxis34": {"anchor": "x34", "domain": [0.104, 0.168], "showgrid": true}, "yaxis35": {"anchor": "x35", "domain": [0.104, 0.168], "showgrid": true}, "yaxis36": {"anchor": "x36", "domain": [0.104, 0.168], "showgrid": true}, "yaxis37": {"anchor": "x37", "domain": [0, 0.064], "showgrid": true}, "yaxis38": {"anchor": "x38", "domain": [0, 0.064], "showgrid": true}, "yaxis39": {"anchor": "x39", "domain": [0, 0.064], "showgrid": true}, "yaxis4": {"anchor": "x4", "domain": [0.936, 1], "showgrid": true}, "yaxis40": {"anchor": "x40", "domain": [0, 0.064], "showgrid": true}, "yaxis5": {"anchor": "x5", "domain": [0.832, 0.896], "showgrid": true}, "yaxis6": {"anchor": "x6", "domain": [0.832, 0.896], "showgrid": true}, "yaxis7": {"anchor": "x7", "domain": [0.832, 0.896], "showgrid": true}, "yaxis8": {"anchor": "x8", "domain": [0.832, 0.896], "showgrid": true}, "yaxis9": {"anchor": "x9", "domain": [0.728, 0.792], "showgrid": true}}}
